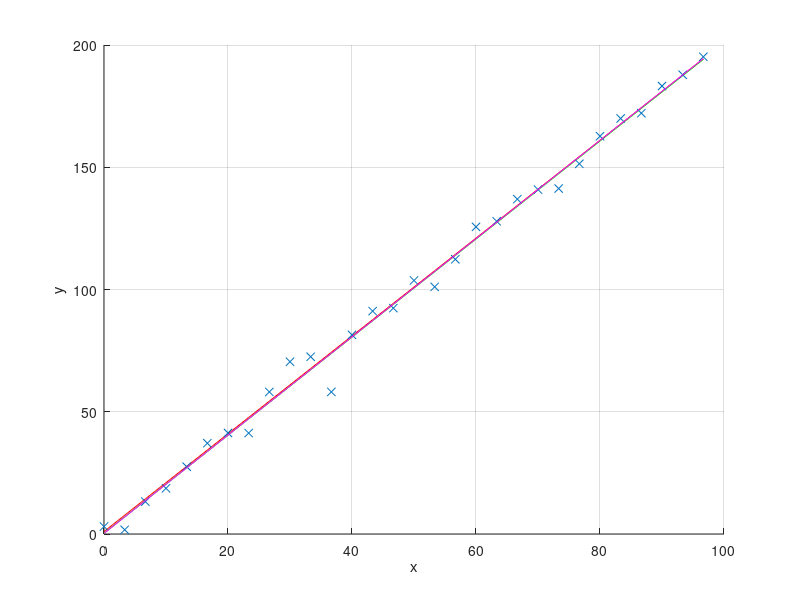

MATLAB code for this plot:
#!/usr/bin/octave -qf

Xmin = 0
Xmax = 100
Xlen = 30
delta = (Xmax - Xmin) / Xlen
sigma = 5

#dim = 3
#C = [2, 1, 7]

dim = 2
C = [2, 1]

X = Xmin:delta:(Xmax-delta);
Y = polyval (C, X) + sigma * randn (1, Xlen);

M = zeros (dim, dim + 1);

for i = 1:dim
	for j = 1:dim
		M(i, j) = sum(X .^ (i + j - 2));
	endfor
	M(i, dim + 1) = sum((X .^ (i - 1)) .* Y);
endfor

M
Mres = rref(M)

pf = polyfit (X, Y, dim);
pf_C = pf (2:end)

subplot (1, 1, 1)
xlabel ("x")
ylabel ("y")
grid on
hold on
plot (X, Y1 = polyval (C, X), "r");
plot (X, Y2 = polyval (pf_C, X), "g");
plot (X, Y, 'x');

if dim == 2
	cov = sum(X .* Y) / Xlen - (sum(X) / Xlen) * (sum(Y) / Xlen)
	meanX = sum(X) / Xlen
	meanY = sum(Y) / Xlen
	s2 = sum((X - meanX) .^ 2) / Xlen

	Areg = cov / s2
	Breg = meanY - Areg * meanX
	plot (X, Yreg = polyval ([Areg, Breg], X), "m");
endif

